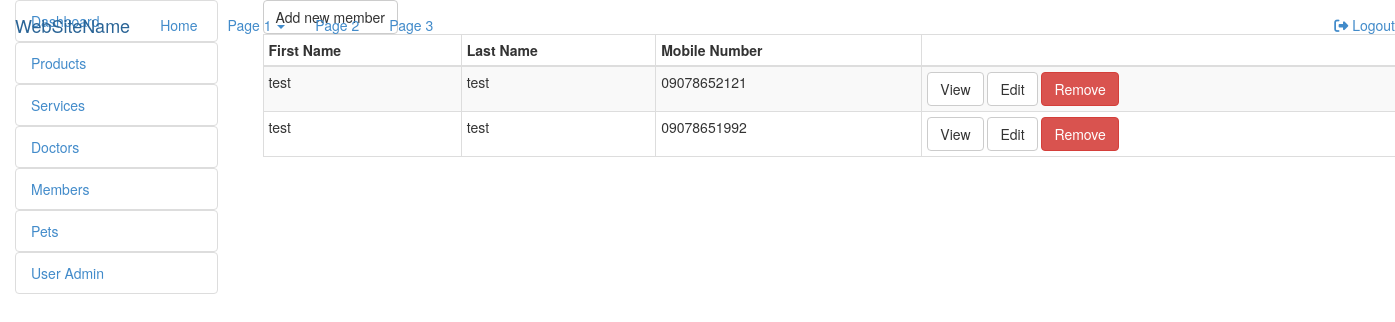
/index.php/home/members, run on an earlier commit of the app's database.
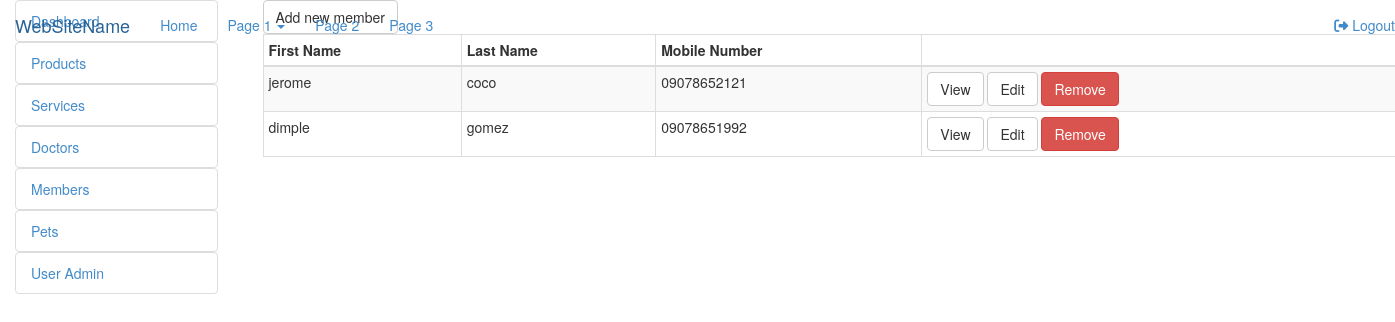
And on a later commit of the database.
### tables this page shows
CREATE TABLE `customer` (
  `id` int(11) NOT NULL,
  `lastname` varchar(125) NOT NULL,
  `firstname` varchar(125) NOT NULL,
  `address` varchar(225) NOT NULL,
  `mobile` varchar(15) NOT NULL,
  `email` varchar(50) NOT NULL,
  `username` varchar(125) NOT NULL,
  `password` varchar(125) NOT NULL,
  `enabled` tinyint(1) NOT NULL
);

### application/controllers/Home.php (called while the page is built, shortened)
<?php
    class Home extends CI_Controller {
        function __construct()
        {
            $this->load->library('session');
            $this->load->helper('url');
            $this->load->model('Petvet_model');
            $this->load->helper('form');
        }
        public function members()
        {
            $data['members_list'] = $this->getMembersList();
            $this->load->view('Members', $data);
        }
        public function getMembersList()
        {
            $members = '';
            $memberdetails = $this->Petvet_model->getMemberDetails();
            foreach ($memberdetails->result() as $row)
            {
                $data = (array) $row;
                $members .= $this->load->view('lists/members', $data, true);
            }
            return $members;
        }
    }
?>

### index.php (called while the page is built, shortened)
<?php
require_once BASEPATH.'core/CodeIgniter.php';

### application/models/Petvet_model.php (called while the page is built, shortened)
<?php
	class Petvet_model extends CI_Model{
		private $pdo;
	    public function __construct()
	    {
	      	$this->pdo = $this->load->database('pdo', true);
	    }
	    public function getMemberDetails()
	    {
	    	$selectMembers = $this->pdo->query("SELECT * FROM customer WHERE enabled = 1");
        	return $selectMembers;
	    }
	}
?>

### application/views/lists/members.php (the view)
<tr id="member<?php echo $id; ?>">
	<td id="memberFname<?php echo $id; ?>"><?php echo $firstname; ?></td>
	<td id="memberLname<?php echo $id; ?>"><?php echo $lastname; ?></td>
	<td id="memberMobile<?php echo $id; ?>"><?php echo $mobile; ?></td>
	<td>
		<button id="btnViewMember" class="btn btn-default" data-id="<?php echo $id; ?>">View</button>
		<button id="btnEditMember" class="btn btn-default" data-id="<?php echo $id; ?>">Edit</button>
		<button id="btnRemoveMember" class="btn btn-danger" data-id="<?php echo $id; ?>">Remove</button>
	</td>
</tr>

### application/views/Members.php (shortened to what this page needs)
<!DOCTYPE html>
<html lang = "en">
  <head>
    <link rel = "stylesheet" type = "text/css" href = "<?php echo base_url(); ?>css/bootstrap.min.css">
    <link rel = "stylesheet" type = "text/css" href = "<?php echo base_url(); ?>css/font-awesome.min.css">
    <link rel = "stylesheet" type = "text/css" href = "<?php echo base_url(); ?>css/style.css">
  </head>
  <body>
    <nav class="navbar navbar-fixed-top">
      <div class="container-fluid">
        <div class="navbar-header">
          <a class="navbar-brand" href="#">WebSiteName</a>
        </div>
        <div class="collapse navbar-collapse" id="myNavbar">
          <ul class="nav navbar-nav">
            <li class="active"><a href="#">Home</a></li>
            <li class="dropdown">
              <a class="dropdown-toggle" data-toggle="dropdown" href="#">Page 1 <span class="caret"></span></a>
            </li>
            <li><a href="#">Page 2</a></li>
            <li><a href="#">Page 3</a></li>
          </ul>
            <ul class="nav navbar-nav navbar-right">
              <li><a href="#"><i class="fa fa-sign-out" aria-hidden="true"></i> Logout</a></li>
            </ul>
        </div>
      </div>
    </nav>
    <div class="left-nav col-xs-2">
      <ul class="list-group">
        <a href="<?php echo base_url(); ?>index.php/home/index">
          <li class="list-group-item">Dashboard </li>
        </a>
        <a href="<?php echo base_url(); ?>index.php/home/products">
          <li class="list-group-item">Products </li>
        </a>
        <a href="<?php echo base_url(); ?>index.php/home/services">
          <li class="list-group-item">Services </li>
        </a>
        <a href="<?php echo base_url(); ?>index.php/home/doctors">
          <li class="list-group-item">Doctors </li>
        </a>
        <a href="<?php echo base_url(); ?>index.php/home/members">
          <li class="list-group-item actives">Members </li>
        </a>
        <a href="<?php echo base_url(); ?>index.php/home/pets">
          <li class="list-group-item">Pets </li>
        </a>
        <a href="<?php echo base_url(); ?>index.php/home/useradmin">
          <li class="list-group-item">User Admin </li>
        </a>
      </ul>
    </div>
    <div class="col-xs-10">
      <div class="container">
        <div class="main-container">
          <div class="btnAdd">
            <a href="<?php echo base_url(); ?>index.php/home/addNewMember">
              <button class="btn btn-default">Add new member</button>
            </a>
          </div>
          <table class="table table-condensed table-striped table-bordered">
            <thead>
              <tr>
                <th>First Name</th>
                <th>Last Name</th>
                <th>Mobile Number</th>
                <th></th>
              </tr>
            </thead>
            <tbody>
              <?php echo $members_list; ?>
            </tbody>
          </table>
        </div>
      </div>
    </div>
  </body>
</html>

What changed in the data, as far as the page shows it:
changed customer: firstname "test" → "jerome"; lastname "test" → "coco"
changed customer: firstname "test" → "dimple"; lastname "test" → "gomez"
